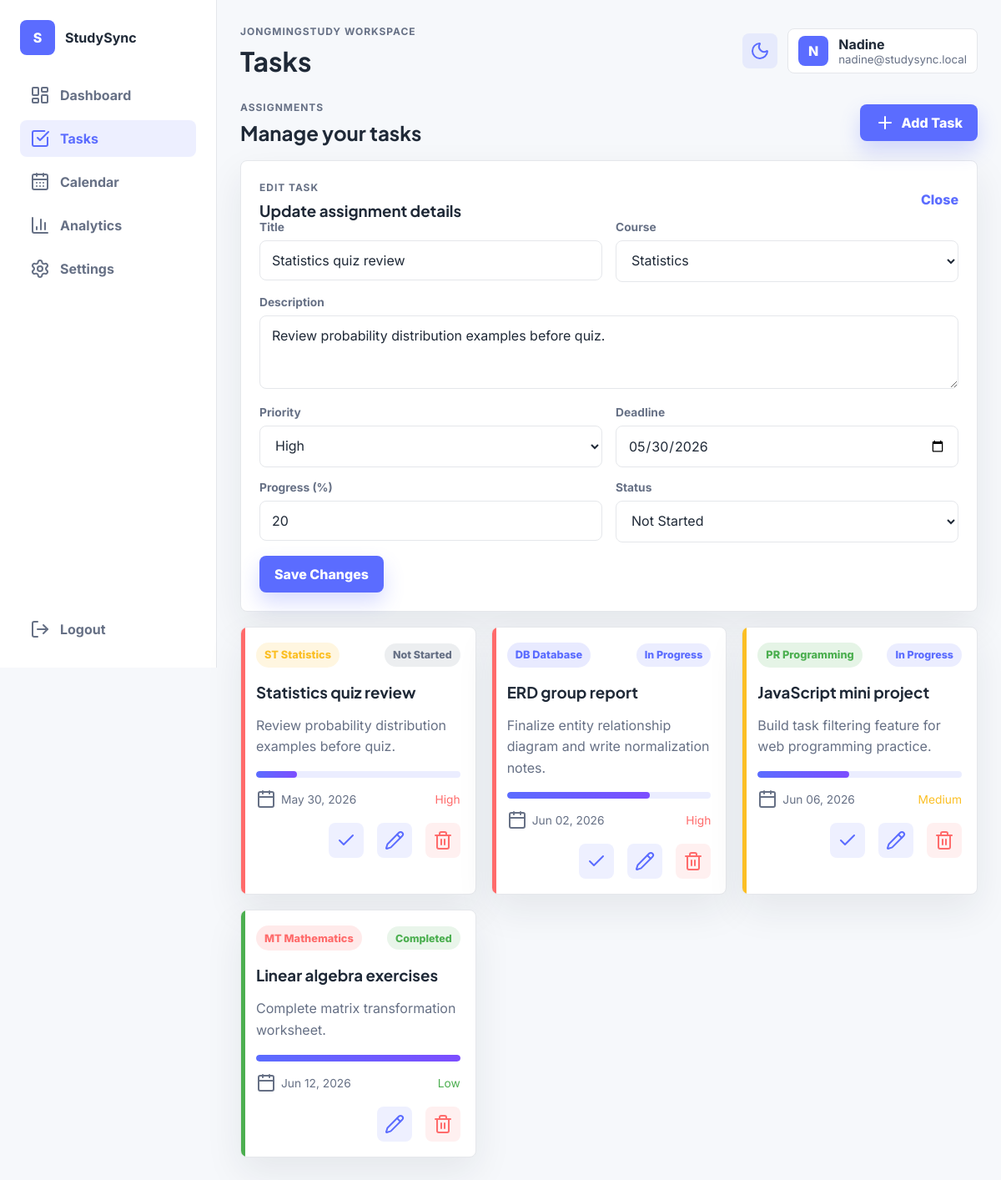
/tasks.php?edit=3 (signed in), run on the app's committed database.
### tables this page shows
CREATE TABLE users (
    id INT AUTO_INCREMENT PRIMARY KEY,
    name VARCHAR(50) NOT NULL UNIQUE,
    email VARCHAR(100) NOT NULL UNIQUE,
    password VARCHAR(100) NOT NULL,
    avatar_color VARCHAR(20) NOT NULL,
    created_at TIMESTAMP DEFAULT CURRENT_TIMESTAMP
);

CREATE TABLE tasks (
    id INT AUTO_INCREMENT PRIMARY KEY,
    user_id INT NOT NULL,
    category_id INT NOT NULL,
    title VARCHAR(150) NOT NULL,
    description TEXT,
    priority ENUM('Low', 'Medium', 'High') NOT NULL DEFAULT 'Medium',
    deadline DATE NOT NULL,
    progress INT NOT NULL DEFAULT 0,
    status ENUM('Not Started', 'In Progress', 'Completed', 'Overdue') NOT NULL DEFAULT 'Not Started',
    created_at TIMESTAMP DEFAULT CURRENT_TIMESTAMP,
    updated_at TIMESTAMP DEFAULT CURRENT_TIMESTAMP ON UPDATE CURRENT_TIMESTAMP,
    FOREIGN KEY (user_id) REFERENCES users(id) ON DELETE CASCADE,
    FOREIGN KEY (category_id) REFERENCES categories(id) ON DELETE CASCADE
);

CREATE TABLE categories (
    id INT AUTO_INCREMENT PRIMARY KEY,
    name VARCHAR(80) NOT NULL UNIQUE,
    icon VARCHAR(10) NOT NULL,
    color VARCHAR(20) NOT NULL
);

### includes/helpers.php (called while the page is built, shortened)
<?php
function e(string $value): string
{
    return htmlspecialchars($value, ENT_QUOTES, 'UTF-8');
}
function task_status(array $task): string
{
    if ($task['status'] === 'Completed') {
        return 'Completed';
    }
    return $task['status'];
}
function priority_class(string $priority): string
{
    return strtolower($priority);
}
function format_date(string $date): string
{
    return date('M d, Y', strtotime($date));
}
function get_user_tasks(PDO $pdo, int $userId): array
{
    $stmt = $pdo->prepare(
        'SELECT tasks.*, categories.name AS category_name, categories.icon, categories.color
         FROM tasks
         JOIN categories ON tasks.category_id = categories.id
         WHERE tasks.user_id = ?
         ORDER BY tasks.deadline ASC'
    );
    $stmt->execute([$userId]);
    return $stmt->fetchAll();
}
function get_categories(PDO $pdo): array
{
    return $pdo->query('SELECT * FROM categories ORDER BY name')->fetchAll();
}

### includes/auth.php (called while the page is built, shortened)
<?php
require_once __DIR__ . '/db.php';
function is_logged_in(): bool
{
    return isset($_SESSION['user_id']);
}
function current_user(): ?array
{
    global $pdo;
    $stmt = $pdo->prepare('SELECT id, name, email, avatar_color FROM users WHERE id = ?');
    $stmt->execute([$_SESSION['user_id']]);
    return $stmt->fetch() ?: null;
}

### tasks.php (the view, shortened to what this page needs)
<?php
$pageTitle = 'Tasks';
require_once __DIR__ . '/includes/header.php';
$categories = get_categories($pdo);
$tasks = get_user_tasks($pdo, (int) $user['id']);
$editingTask = null;
if (isset($_GET['edit'])) {
    $stmt = $pdo->prepare('SELECT * FROM tasks WHERE id = ? AND user_id = ?');
    $stmt->execute([(int) $_GET['edit'], (int) $user['id']]);
    $editingTask = $stmt->fetch();
}
$showForm = isset($_GET['action']) && $_GET['action'] === 'new' || $editingTask;
?>
<section class="page-actions">
    <div>
        <p class="eyebrow">Assignments</p>
        <h2>Manage your tasks</h2>
    </div>
    <a class="btn btn-primary" href="tasks.php?action=new">
        <i data-lucide="plus"></i>
        Add Task
    </a>
</section>
<?php if ($showForm): ?>
    <section class="card form-card">
        <div class="section-heading">
            <div>
                <p class="eyebrow"><?php echo $editingTask ? 'Edit task' : 'New task'; ?></p>
                <h3><?php echo $editingTask ? 'Update assignment details' : 'Add a new assignment'; ?></h3>
            </div>
            <a class="text-link" href="tasks.php">Close</a>
        </div>
        <form method="POST" action="php/task_actions.php" class="task-form">
            <label>
                <span>Title</span>
                <input name="title" value="<?php echo e($editingTask['title'] ?? ''); ?>" required>
            </label>
            <label>
                <span>Course</span>
                <select name="category_id" required>
                    <?php foreach ($categories as $category): ?>
                        <option value="<?php echo (int) $category['id']; ?>" <?php echo ($editingTask['category_id'] ?? '') == $category['id'] ? 'selected' : ''; ?>>
                            <?php echo e($category['name']); ?>
                        </option>
                    <?php endforeach; ?>
                </select>
            </label>
            <label class="full-span">
                <span>Description</span>
                <textarea name="description" rows="3"><?php echo e($editingTask['description'] ?? ''); ?></textarea>
            </label>
            <label>
                <span>Priority</span>
                <select name="priority">
                    <?php foreach (['Low', 'Medium', 'High'] as $priority): ?>
                        <option <?php echo ($editingTask['priority'] ?? '') === $priority ? 'selected' : ''; ?>><?php echo $priority; ?></option>
                    <?php endforeach; ?>
                </select>
            </label>
            <label>
                <span>Deadline</span>
                <input type="date" name="deadline" value="<?php echo e($editingTask['deadline'] ?? date('Y-m-d')); ?>" required>
            </label>
            <label>
                <span>Progress (%)</span>
                <input type="number" name="progress" min="0" max="100" value="<?php echo e((string) ($editingTask['progress'] ?? 0)); ?>">
            </label>
            <label>
                <span>Status</span>
                <select name="status">
                    <?php foreach (['Not Started', 'In Progress', 'Completed', 'Overdue'] as $status): ?>
                        <option <?php echo ($editingTask['status'] ?? '') === $status ? 'selected' : ''; ?>><?php echo $status; ?></option>
                    <?php endforeach; ?>
                </select>
            </label>
            <div class="form-actions full-span">
                <button class="btn btn-primary" type="submit"><?php echo $editingTask ? 'Save Changes' : 'Create Task'; ?></button>
            </div>
        </form>
    </section>
<?php endif; ?>
<section class="task-board">
    <?php foreach ($tasks as $task): ?>
        <?php $status = task_status($task); ?>
        <article class="task-card priority-<?php echo priority_class($task['priority']); ?>">
            <div class="task-card-top">
                <span class="category-tag" style="--tag-color: <?php echo e($task['color']); ?>">
                    <?php echo e($task['icon']); ?> <?php echo e($task['category_name']); ?>
                </span>
                <span class="status-pill <?php echo strtolower(str_replace(' ', '-', $status)); ?>"><?php echo e($status); ?></span>
            </div>
            <h3><?php echo e($task['title']); ?></h3>
            <p><?php echo e($task['description']); ?></p>
            <div class="progress-track small">
                <span style="width: <?php echo (int) $task['progress']; ?>%"></span>
            </div>
            <div class="task-meta">
                <span><i data-lucide="calendar"></i><?php echo format_date($task['deadline']); ?></span>
                <span class="priority-label <?php echo priority_class($task['priority']); ?>"><?php echo e($task['priority']); ?></span>
            </div>
            <div class="task-actions">
                <?php if ($status !== 'Completed'): ?>
                    <form method="POST" action="php/task_actions.php">
                        <button class="icon-btn" type="submit" aria-label="Mark completed"><i data-lucide="check"></i></button>
                    </form>
                <?php endif; ?>
                <a class="icon-btn" href="tasks.php?edit=<?php echo (int) $task['id']; ?>" aria-label="Edit"><i data-lucide="pencil"></i></a>
                <form method="POST" action="php/task_actions.php" onsubmit="return confirm('Delete this task?');">
                    <button class="icon-btn danger" type="submit" aria-label="Delete"><i data-lucide="trash-2"></i></button>
                </form>
            </div>
        </article>
    <?php endforeach; ?>
</section>
<?php include __DIR__ . '/includes/footer.php'; ?>

### includes/header.php (shortened to what this page needs)
<?php
require_once __DIR__ . '/auth.php';
require_once __DIR__ . '/helpers.php';
$user = current_user();
$pageTitle = $pageTitle ?? 'JONGMINGStudy';
?>
<!DOCTYPE html>
<html lang="en">
<head>
    <link rel="stylesheet" href="css/style.css">
</head>
<body>
    <div class="app-shell">
        <?php include __DIR__ . '/sidebar.php'; ?>
        <main class="main-content">
            <header class="topbar">
                <div>
                    <p class="eyebrow">JONGMINGStudy workspace</p>
                    <h1><?php echo e($pageTitle); ?></h1>
                </div>
                <div class="topbar-actions">
                    <button class="icon-btn" id="themeToggle" type="button" aria-label="Toggle dark mode">
                        <i data-lucide="moon"></i>
                    </button>
                    <div class="profile-chip">
                        <span style="background: <?php echo e($user['avatar_color']); ?>"><?php echo e(substr($user['name'], 0, 1)); ?></span>
                        <div>
                            <strong><?php echo e($user['name']); ?></strong>
                            <small><?php echo e($user['email']); ?></small>
                        </div>
                    </div>
                </div>
            </header>

### data on the page
users: name "N", name "Nadine", email "nadine@studysync.local"
tasks: title "Statistics quiz review", category_id "Statistics", description "Review probability distribution examples before quiz.", priority "High", deadline "05/30/2026", progress "20", status "Not Started", category.icon "ST", category.name "Statistics", deadline "May 30, 2026"
tasks: category.icon "DB", category.name "Database", status "In Progress", title "ERD group report", description "Finalize entity relationship diagram and write normalization notes.", progress 70 (drawn), deadline "Jun 02, 2026", priority "High"
tasks: category.icon "PR", category.name "Programming", status "In Progress", title "JavaScript mini project", description "Build task filtering feature for web programming practice.", progress 45 (drawn), deadline "Jun 06, 2026", priority "Medium"
tasks: category.icon "MT", category.name "Mathematics", status "Completed", title "Linear algebra exercises", description "Complete matrix transformation worksheet.", progress 100 (drawn), deadline "Jun 12, 2026", priority "Low"

### other printed values
$item['label'] "Dashboard"
$item['label'] "Tasks"
$item['label'] "Calendar"
$item['label'] "Analytics"
$item['label'] "Settings"
$pageTitle "Tasks"
